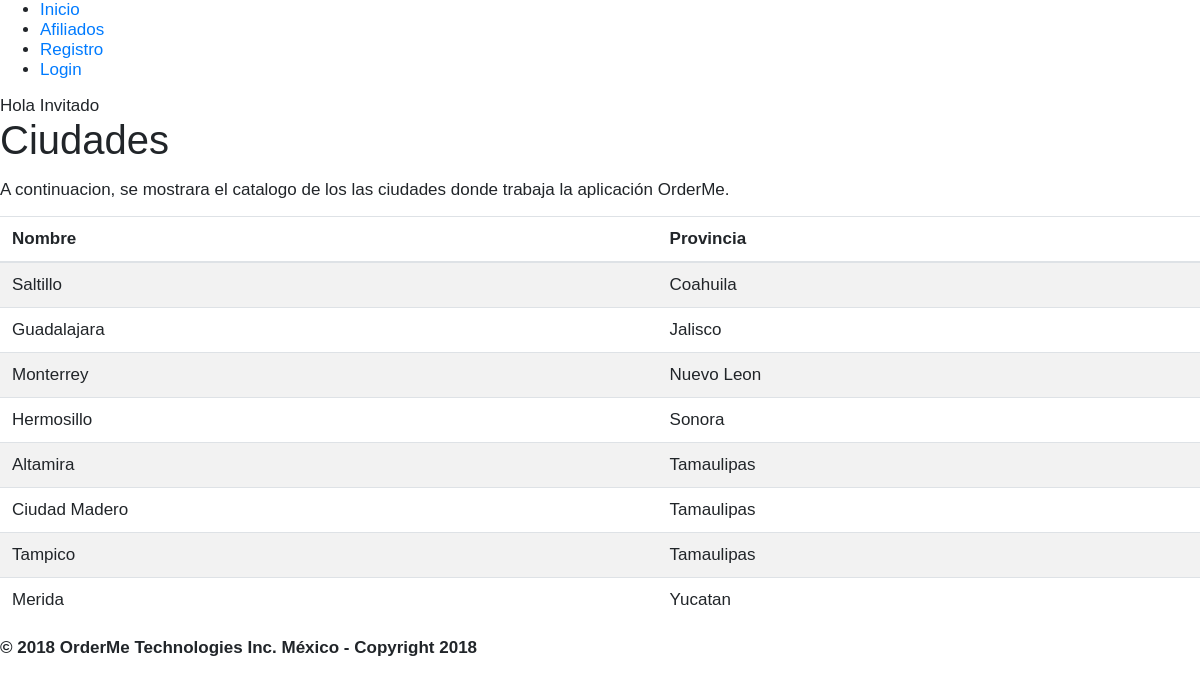
Screenshot of /ciudad.php with the database file from the repository.
### tables this page shows
create table Ciudad(
	nombre varchar(40),
    provincia varchar(40),
    constraint pk_ciudad primary key (nombre,provincia)
);

### ciudad.php (the view, shortened to what this page needs)
<!DOCTYPE html>
<html>
<head>
	<?php include('includes/links.php'); ?>
</head>
<?php
  include('connectmysql.php');
?>
<?php
  include('includes/global.php');
  crearHeaders();
?>
<body>
<div class="contenedor">
  <h1 class="courgete">Ciudades</h1>
  <p class="centrado">A continuacion, se mostrara el catalogo de los las ciudades donde trabaja la aplicación OrderMe.</p>
  <div class="table-responsive">
    <table class="table table-striped">
        <thead>
          <tr>
            <th>Nombre</th>
            <th>Provincia</th>
          </tr>
        </thead>
        <tbody>
          <?php
            $sqldata= mysqli_query($dbcon,"call VerCiudad()");
            while($row=mysqli_fetch_array($sqldata,MYSQLI_NUM)){
              echo "<tr><td>";
              echo utf8_encode($row[0]);
              echo "</td><td>";
              echo utf8_encode($row[1]);
              echo "</td>";
            }
          ?>
        </tbody>
      </table>
  </div>
</div>
</body>
</html>

### includes/links.php (shortened to what this page needs)
<link rel="stylesheet" type="text/css" href="comun/librerias/bootstrap/css/bootstrap.css">
<link rel="stylesheet" href="comun/css/estilos.css">

### includes/global.php (shortened to what this page needs)
<?php
	function crearHeaders(){
		if(@$_SESSION['user'] == 'administradorG'){
			include("includes/headerGlobal.php");
			echo "Hola Adm Global";
		}
		elseif (@$_SESSION['user']=='administradorR'){
			include("includes/headerLocal.php");
			echo "Hola Adm Local";
		}
		elseif (@$_SESSION['user']=='empleado'){
			include('includes/headerEmpleado.php');
		}
		elseif (@$_SESSION['user']=='cliente'){
			include('includes/headerCliente.php');
			echo "Hola Cliente";
		}
		elseif (@!$_SESSION['user']) {
			include('includes/headerInvitado.php');
			echo "Hola Invitado";
		}
	}
?>

### includes/headerInvitado.php
<header>
	<nav>
		<ul title="Tabla de contenidos" class="navegador">
			<li><a href="inicio.php">Inicio</a></li>
			<li><a href="afiliado.php">Afiliados</a></li>
			<li><a href="registro.php">Registro</a></li>
			<li><a href="login.php">Login</a></li>
		</ul>
	</nav>
</header>

### comun/css/estilos.css (style rules this page uses)
body { font: 100% sans-serif; font-size: 1.0625em; }
p { width: 80%; }

### rows the page displays
ciudad: nombre "Saltillo", provincia "Coahuila"
ciudad: nombre "Guadalajara", provincia "Jalisco"
ciudad: nombre "Monterrey", provincia "Nuevo Leon"
ciudad: nombre "Hermosillo", provincia "Sonora"
ciudad: nombre "Altamira", provincia "Tamaulipas"
ciudad: nombre "Ciudad Madero", provincia "Tamaulipas"
ciudad: nombre "Tampico", provincia "Tamaulipas"
ciudad: nombre "Merida", provincia "Yucatan"
